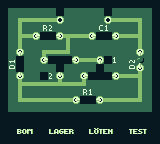

Below is a game level as drawn by its tile map, then a one-line description and the .tmx file that defines it, in full:
An orthogonal 20x18 tile map with 8x8 px tiles, 4 tile layers (Schreibtisch, Text, Leiterbahn, Teile), 1 hidden layer not drawn, 2 tilesets.

<map version="1.8" tiledversion="1.8.0" orientation="orthogonal" renderorder="right-down" width="20" height="18" tilewidth="8" tileheight="8" infinite="0" nextlayerid="7" nextobjectid="1">
 <tileset firstgid="1" source="tileset.tsx" />
 <tileset firstgid="1025" source="tileset_pcb.tsx" />
 <layer id="1" name="Schreibtisch" width="20" height="18">
  <data encoding="csv">
1199,1199,1199,1199,1199,1199,1199,1199,1199,1199,1199,1199,1199,1199,1199,1199,1199,1199,1199,1199,
1199,1199,1199,1199,1199,1199,1199,1199,1199,1199,1199,1199,1199,1199,1199,1199,1199,1199,1199,1199,
1199,1199,1199,1199,1199,1199,1199,1199,1199,1199,1199,1199,1199,1199,1199,1199,1199,1199,1199,1199,
1199,1199,1199,1199,1199,1199,1199,1199,1199,1199,1199,1199,1199,1199,1199,1199,1199,1199,1199,1199,
1199,1199,1199,1199,1199,1199,1199,1199,1199,1199,1199,1199,1199,1199,1199,1199,1199,1199,1199,1199,
1199,1199,1199,1199,1199,1199,1199,1199,1199,1199,1199,1199,1199,1199,1199,1199,1199,1199,1199,1199,
1199,1199,1199,1199,1199,1199,1199,1199,1199,1199,1199,1199,1199,1199,1199,1199,1199,1199,1199,1199,
1199,1199,1199,1199,1199,1199,1199,1199,1199,1199,1199,1199,1199,1199,1199,1199,1199,1199,1199,1199,
1199,1199,1199,1199,1199,1199,1199,1199,1199,1199,1199,1199,1199,1199,1199,1199,1199,1199,1199,1199,
1199,1199,1199,1199,1199,1199,1199,1199,1199,1199,1199,1199,1199,1199,1199,1199,1199,1199,1199,1199,
1199,1199,1199,1199,1199,1199,1199,1199,1199,1199,1199,1199,1199,1199,1199,1199,1199,1199,1199,1199,
1199,1199,1199,1199,1199,1199,1199,1199,1199,1199,1199,1199,1199,1199,1199,1199,1199,1199,1199,1199,
1199,1199,1199,1199,1199,1199,1199,1199,1199,1199,1199,1199,1199,1199,1199,1199,1199,1199,1199,1199,
1199,1199,1199,1199,1199,1199,1199,1199,1199,1199,1199,1199,1199,1199,1199,1199,1199,1199,1199,1199,
1199,1199,1199,1199,1199,1199,1199,1199,1199,1199,1199,1199,1199,1199,1199,1199,1199,1199,1199,1199,
1199,1199,1199,1199,1199,1199,1199,1199,1199,1199,1199,1199,1199,1199,1199,1199,1199,1199,1199,1199,
1199,1199,1199,1199,1199,1199,1199,1199,1199,1199,1199,1199,1199,1199,1199,1199,1199,1199,1199,1199,
1199,1199,1199,1199,1199,1199,1199,1199,1199,1199,1199,1199,1199,1199,1199,1199,1199,1199,1199,1199
</data>
 </layer>
 <layer id="5" name="Text" width="20" height="18">
  <data encoding="csv">
0,0,0,0,0,0,0,0,0,0,0,0,0,0,0,0,0,0,0,0,
0,0,0,0,0,0,0,0,0,0,0,0,0,0,0,0,0,0,0,0,
0,0,0,0,0,0,0,0,0,0,0,0,0,0,0,0,0,0,0,0,
0,0,0,0,0,0,0,0,0,0,0,0,0,0,0,0,0,0,0,0,
0,0,0,0,0,0,0,0,0,0,0,0,0,0,0,0,0,0,0,0,
0,0,0,0,0,0,0,0,0,0,0,0,0,0,0,0,0,0,0,0,
0,0,0,0,0,0,0,0,0,0,0,0,0,0,0,0,0,0,0,0,
0,0,0,0,0,0,0,0,0,0,0,0,0,0,0,0,0,0,0,0,
0,0,0,0,0,0,0,0,0,0,0,0,0,0,0,0,0,0,0,0,
0,0,0,0,0,0,0,0,0,0,0,0,0,0,0,0,0,0,0,0,
0,0,0,0,0,0,0,0,0,0,0,0,0,0,0,0,0,0,0,0,
0,0,0,0,0,0,0,0,0,0,0,0,0,0,0,0,0,0,0,0,
0,0,0,0,0,0,0,0,0,0,0,0,0,0,0,0,0,0,0,0,
0,0,0,0,0,0,0,0,0,0,0,0,0,0,0,0,0,0,0,0,
0,0,0,0,0,0,0,0,0,0,0,0,0,0,0,0,0,0,0,0,
0,0,0,0,0,0,0,0,0,0,0,0,0,0,0,0,0,0,0,0,
0,0,1185,1186,1187,0,1188,1189,1190,1191,0,1192,1193,1194,1195,0,1196,1197,1198,0,
0,0,0,0,0,0,0,0,0,0,0,0,0,0,0,0,0,0,0,0
</data>
 </layer>
 <layer id="3" name="Leiterbahn" width="20" height="18">
  <data encoding="csv">
0,0,0,0,0,0,0,0,0,0,0,0,0,0,0,0,0,0,0,0,
0,40,40,40,40,40,40,1044,40,40,40,40,40,1043,40,40,40,40,40,0,
0,40,3221225514,41,41,41,41,1065,40,40,40,40,40,1065,41,41,41,1610612778,40,0,
0,40,1610612777,40,40,1077,1058,40,40,40,40,40,1078,1057,40,40,40,2684354601,40,0,
0,40,1610612779,41,1065,1294,1295,1065,43,41,41,1065,1314,1315,1065,41,41,2684354603,40,0,
0,40,1610612777,40,40,40,40,40,1610612777,40,40,40,40,40,40,40,40,1610612777,40,0,
0,40,1065,40,40,3221225514,41,41,42,40,40,40,40,40,40,40,40,1065,40,0,
0,1610613793,1298,40,40,1065,1312,1290,1312,1065,41,41,1065,1081,1057,40,1610613794,1037,40,0,
0,1610613816,1318,40,40,40,40,1311,40,40,40,40,1289,40,40,40,1610612785,1065,40,0,
0,40,1065,40,40,1081,1058,1065,40,40,1065,1312,1309,1312,1065,41,41,2684354603,40,0,
0,40,1610612779,41,41,41,41,3221225515,41,41,42,40,40,40,40,40,40,1610612777,40,0,
0,40,1610612777,40,40,40,40,40,40,40,1077,1057,40,40,40,40,40,1610612777,40,0,
0,40,2684354602,41,3221225513,41,41,41,41,1065,1294,1295,1065,41,41,41,41,42,40,0,
0,40,40,40,40,40,40,40,40,40,40,40,40,40,40,40,40,40,40,0,
0,0,0,0,0,0,0,0,0,0,0,0,0,0,0,0,0,0,0,0,
0,0,0,0,0,0,0,0,0,0,0,0,0,0,0,0,0,0,0,0,
0,0,0,0,0,0,0,0,0,0,0,0,0,0,0,0,0,0,0,0,
0,0,0,0,0,0,0,0,0,0,0,0,0,0,0,0,0,0,0,0
</data>
 </layer>
 <layer id="2" name="Teile" width="20" height="18">
  <data encoding="csv">
0,0,0,0,0,0,0,0,0,0,0,0,0,0,0,0,0,0,0,0,
0,0,0,0,0,0,0,0,0,0,0,0,0,0,0,0,0,0,0,0,
0,0,0,0,0,0,0,0,0,0,0,0,0,0,0,0,0,0,0,0,
0,0,0,0,0,0,0,0,0,0,0,0,0,0,0,0,0,0,0,0,
0,0,0,0,100,1236,1238,1047,0,0,0,100,1275,1276,99,0,0,0,0,0,
0,0,0,0,0,0,0,0,0,0,0,0,0,0,0,0,0,0,0,0,
0,0,1046,0,0,0,0,0,0,0,0,0,0,0,0,0,0,98,0,0,
0,0,1262,0,0,100,1252,1253,1254,1047,0,0,1046,0,0,0,0,191,0,0,
0,0,1282,0,0,0,1272,1273,1274,0,0,1209,1210,1211,0,0,0,1610612836,0,0,
0,0,97,0,0,0,0,1610612836,0,0,100,1229,1230,1231,1047,0,0,0,0,0,
0,0,0,0,0,0,0,0,0,0,0,0,0,0,0,0,0,0,0,0,
0,0,0,0,0,0,0,0,0,0,0,0,0,0,0,0,0,0,0,0,
0,0,0,0,0,0,0,0,0,100,1215,1218,1047,0,0,0,0,0,0,0,
0,0,0,0,0,0,0,0,0,0,0,0,0,0,0,0,0,0,0,0,
0,0,0,0,0,0,0,0,0,0,0,0,0,0,0,0,0,0,0,0,
0,0,0,0,0,0,0,0,0,0,0,0,0,0,0,0,0,0,0,0,
0,0,0,0,0,0,0,0,0,0,0,0,0,0,0,0,0,0,0,0,
0,0,0,0,0,0,0,0,0,0,0,0,0,0,0,0,0,0,0,0
</data>
 </layer>
 <layer id="6" name="Index" width="20" height="18" visible="0">
  <data encoding="csv">
0,0,0,0,0,0,0,0,0,0,0,0,0,0,0,0,0,0,0,0,
0,0,0,0,0,0,0,0,0,0,0,0,0,0,0,0,0,0,0,0,
0,0,0,0,0,0,0,0,0,0,0,0,0,0,0,0,0,0,0,0,
0,0,0,0,0,0,0,0,0,0,0,0,0,0,0,0,0,0,0,0,
0,0,0,0,0,0,0,0,0,0,0,0,0,0,0,0,0,0,0,0,
0,0,0,0,0,0,0,0,0,0,0,0,0,0,0,0,0,0,0,0,
0,0,0,0,0,0,0,0,0,0,0,0,0,0,0,0,0,0,0,0,
0,0,0,0,0,0,0,0,0,0,0,0,0,0,0,0,0,0,0,0,
0,0,0,0,0,0,0,0,0,0,0,0,0,0,0,0,0,0,0,0,
0,0,0,0,0,0,0,0,0,0,0,0,0,0,0,0,0,0,0,0,
0,0,0,0,0,0,0,0,0,0,0,0,0,0,0,0,0,0,0,0,
0,0,0,0,0,0,0,0,0,0,0,0,0,0,0,0,0,0,0,0,
0,0,0,0,0,0,0,0,0,0,0,0,0,0,0,0,0,0,0,0,
0,0,0,0,0,0,0,0,0,0,0,0,0,0,0,0,0,0,0,0,
0,0,0,0,0,0,0,0,0,0,0,0,0,0,0,0,0,0,0,0,
0,0,0,0,0,0,0,0,0,0,0,0,0,0,0,0,0,0,0,0,
0,0,0,0,0,0,0,0,0,0,0,0,0,0,0,0,0,0,0,0,
0,0,0,0,0,0,0,0,0,0,0,0,0,0,0,0,0,0,0,0
</data>
 </layer>
</map>